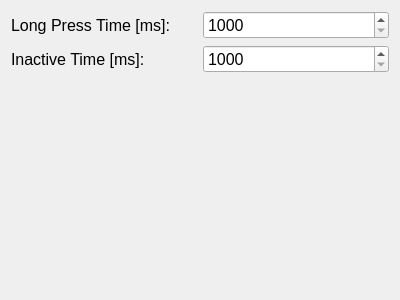
<?xml version="1.0" encoding="UTF-8"?>
<ui version="4.0">
 <class>ButtonEditor</class>
 <widget class="QWidget" name="ButtonEditor">
  <property name="geometry">
   <rect>
    <x>0</x>
    <y>0</y>
    <width>400</width>
    <height>300</height>
   </rect>
  </property>
  <property name="font">
   <font>
    <pointsize>12</pointsize>
   </font>
  </property>
  <property name="windowTitle">
   <string>Form</string>
  </property>
  <layout class="QGridLayout" name="gridLayout">
   <item row="1" column="0">
    <widget class="QLabel" name="lblInactiv">
     <property name="text">
      <string>Inactive Time [ms]:</string>
     </property>
    </widget>
   </item>
   <item row="1" column="1">
    <widget class="QSpinBox" name="spInactiveTime">
     <property name="minimum">
      <number>1000</number>
     </property>
     <property name="maximum">
      <number>600000</number>
     </property>
    </widget>
   </item>
   <item row="0" column="0">
    <widget class="QLabel" name="lblLongPress">
     <property name="font">
      <font>
       <pointsize>12</pointsize>
      </font>
     </property>
     <property name="text">
      <string>Long Press Time [ms]:</string>
     </property>
    </widget>
   </item>
   <item row="0" column="1">
    <widget class="QSpinBox" name="spLongPressTime">
     <property name="minimum">
      <number>1000</number>
     </property>
     <property name="maximum">
      <number>600000</number>
     </property>
    </widget>
   </item>
   <item row="2" column="0">
    <spacer name="verticalSpacer">
     <property name="orientation">
      <enum>Qt::Orientation::Vertical</enum>
     </property>
     <property name="sizeHint" stdset="0">
      <size>
       <width>20</width>
       <height>40</height>
      </size>
     </property>
    </spacer>
   </item>
  </layout>
 </widget>
 <resources/>
 <connections/>
</ui>
